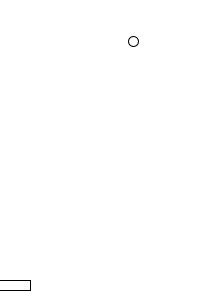
Frame 1 (no input)
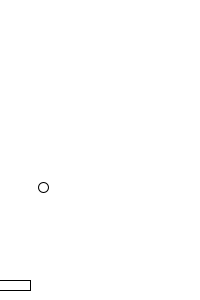
Frame 60 (the mouse pressed at the canvas centre just before this capture)
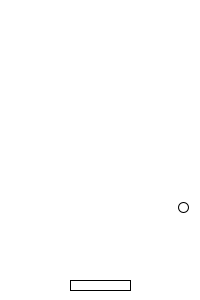
Frame 120 (the mouse held since frame 60 and released just before this capture)

The Processing sketch that drew these frames (run headless with seeded random() and noise(); from frame 60 on, the mouse is pressed at the canvas centre):

// Processing sketch: Part1_3_2_tennis
// ── Part1_3_2_tennis.pde

float x, y, vx, vy;
float px, py;

void setup(){
  size(200, 300);
  x = random(0, width);
  y = random(0, 150);
  vx = random(2, 4);
  vy = random(2, 4);
}

void draw(){
  background(255);
  
  x += vx;
  y += vy;
  px = mouseX;
  py = 280;
  
  if(x<0 && vx<0) vx = -vx;       // 左端
  if(x>width && vx>0) vx = -vx;   // 右端
  if(y<0 && vy<0) vy = -vy;       // 上端
  if(y>py-10 && y<height && x>px-30 && x<px+30 && vy>0) vy = -vy; // バー
  
  ellipse(x, y, 10, 10);
  rect(px-30, py, 60, 10);
}
